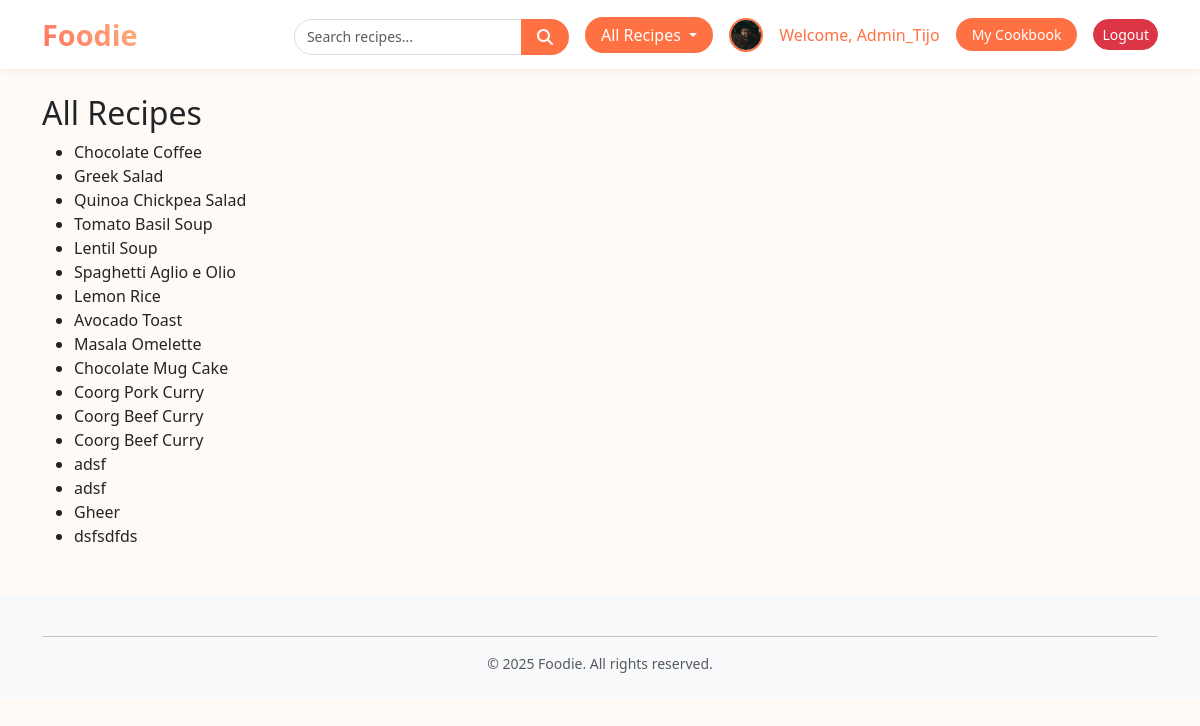
Page /sandbox/ (signed in) on the committed database.
### accounts/models.py (models this page shows, shortened)
class UserProfile(models.Model):
    user = models.OneToOneField(
        User,
        on_delete=models.CASCADE,
        related_name='profile'
    )
    bio = models.TextField(blank=True, null=True)
    date_created = models.DateTimeField(auto_now_add=True)
    profile_photo = models.ImageField(
        upload_to='profile/',
        blank=True,
        null=True
    )

### recipes/models.py (models this page shows, shortened)
class Recipe(models.Model):
    name = models.CharField(max_length=100)
    description = models.TextField(null=True, blank=True)
    ingredients = models.TextField()
    directions = models.TextField()
    date_added = models.DateTimeField(auto_now_add=True, null=True, blank=True)
    category = models.ForeignKey(Category, on_delete=models.CASCADE)
    image = models.ImageField(
        upload_to='recipe_images/',  # path inside media folder
        null=True,                   # optional
         blank=True )
    user = models.ForeignKey(User, on_delete=models.CASCADE, related_name='recipes', null=True, default=1)
    favorited_by = models.ManyToManyField(
        User,
        related_name="favorite_recipes",
        blank=True
    )
    class Meta:
        ordering = ['date_added']

### sandbox/views.py (the view)
# urls.py: path("", RecipeListView.as_view(), name="recipe-list"),
class RecipeListView(ListView):
    model = Recipe                       # which model to fetch data from
    template_name = "sandbox/index.html" # which template to render
    context_object_name = "recipes"      # variable name in the template

### recipes/forms.py
class SearchForm(forms.Form):
    query = forms.CharField(
        label='',
        widget=forms.TextInput(attrs={
            'placeholder': 'Search recipes',
            'class': 'form-control me-2'  # Bootstrap class for styling
        })
    )

### recipes/context_processors.py (called while the page is built)
def search_form(request):
    return {'search_form': SearchForm()}

### sandbox/templates/sandbox/index.html (shortened to what this page needs)
{% extends "base.html" %} {% load static %} {% load humanize %}
{% block content%}
<h2>All Recipes</h2>
<ul>
  {% for recipe in recipes %}
  <li>{{ recipe.name }}</li>
  {% empty %}
  <li>No recipes available.</li>
  {% endfor %}
</ul>
{% endblock content %}

### templates/base.html (shortened to what this page needs)
{% load static %} {% load django_bootstrap5 %}
<!DOCTYPE html>
<html lang="en">
  <head>
    {% bootstrap_css %}
    <link
      href="https://cdnjs.cloudflare.com/ajax/libs/font-awesome/6.5.0/css/all.min.css"
      rel="stylesheet"
    />
  </head>
  <body>
    <header>
      <nav class="navbar navbar-expand-lg navbar-light fixed-top">
        <div class="container">
          <a class="navbar-brand" href="{% url 'foodie_app:index' %}">Foodie</a>
          <div class="collapse navbar-collapse" id="mainNav">
            <ul class="navbar-nav ms-auto">
              <li class="nav-item">
                <form
                  class="d-flex navbar-search ms-2"
                  action="{% url 'recipes:search_results' %}"
                  method="get"
                >
                  <div class="input-group">
                    <input
                      type="text"
                      name="query"
                      class="form-control form-control-sm search-input"
                      mt-3px
                      placeholder="Search recipes..."
                      value="{{ request.GET.query }}"
                    />
                    <button class="btn btn-foodie" type="submit">
                      <i class="fa fa-search"></i>
                    </button>
                  </div>
                </form>
              </li>
              <li class="nav-item dropdown">
                {% if user.is_authenticated %}
                <a
                  class="btn btn-foodie dropdown-toggle mx-2"
                  href="#"
                  id="recipesDropdown"
                  role="button"
                  data-bs-toggle="dropdown"
                  aria-expanded="false"
                >
                  All Recipes
                </a>
                {% endif %}
              </li>
              {% if user.is_authenticated %}
              <li class="nav-item d-flex align-items-center">
                {% if user.profile.profile_photo %}
                <img
                  src="{{ user.profile.profile_photo.url }}"
                  alt="profile photo"
                  style="
                    width: 34px;
                    height: 34px;
                    border-radius: 50%;
                    margin-right: 8px;
                    border: 2px solid #ff7043;
                  "
                />
                {% endif %}
              </li>
              <li class="nav-item d-flex align-items-center">
                <span class="navbar-text">
                  Welcome,
                  <a href="{% url 'accounts:edit_user_profile' %}"
                    >{{ user.username }}</a
                  >
                </span>
              </li>
              <li class="nav-item">
                <a
                  class="btn btn-foodie btn-sm mx-2"
                  href="{% url 'recipes:favorite_recipes' %}"
                  >My Cookbook</a
                >
              </li>
              <li class="nav-item d-flex align-items-center">
                <form
                  method="post"
                  action="{% url 'accounts:logout' %}"
                  class="d-inline"
                >
                  <button type="submit" class="btn btn-danger btn-sm">
                    Logout
                  </button>
                </form>
              </li>
              {% endif %}
            </ul>
          </div>
        </div>
      </nav>
    </header>
    <main class="container mt-4">
      {% block content %} {% endblock content %}
    </main>
    <footer class="bg-light mt-5">
  <div class="container py-4 text-center">
    <hr class="mb-3">
    <p class="mb-0 small text-muted">&copy; 2025 Foodie. All rights reserved.</p>
  </div>
</footer>
  </body>
</html>

### templates/base.html (style rules this page uses)
body { padding-top: 70px; background-color: #fffaf5; font-family: "Segoe UI", sans-serif; }
footer p { margin: 0; }
.navbar { background-color: #ffffff !important; box-shadow: 0 2px 6px rgba(0, 0, 0, 0.05); }
.navbar-brand { font-weight: bold; font-size: 1.8rem; background: linear-gradient(45deg, #ff6f61, #feb47b); -webkit-background-clip: text; -webkit-text-fill-color: transparent; }
.navbar-nav { display: flex; align-items: center; gap: 0.5rem; }
.btn-foodie { background-color: #ff7043; color: white !important; border: none; border-radius: 20px; padding: 6px 16px; transition: background-color 0.3s ease; }
.btn-danger { border-radius: 20px; }
.navbar-text { font-weight: 500; color: #ff7043; }
.navbar-text a { color: #ff7043; text-decoration: none; }
.search-input { border-radius: 20px; border: 1px solid #ddd; padding: 6px 12px; outline: none; transition: border-color 0.3s ease, box-shadow 0.3s ease; }
.navbar-search { margin-top: 4px; }

### rows in the picture
Recipe: name "Chocolate Coffee"
Recipe: name "Greek Salad"
Recipe: name "Quinoa Chickpea Salad"
Recipe: name "Tomato Basil Soup"
Recipe: name "Lentil Soup"
Recipe: name "Spaghetti Aglio e Olio"
Recipe: name "Lemon Rice"
Recipe: name "Avocado Toast"
Recipe: name "Masala Omelette"
Recipe: name "Chocolate Mug Cake"
Recipe: name "Coorg Pork Curry"
Recipe: name "Coorg Beef Curry"
Recipe: name "Coorg Beef Curry"
Recipe: name "adsf"
Recipe: name "adsf"
Recipe: name "Gheer"
Recipe: name "dsfsdfds"

### other values in the picture
{{ user.username }} "Admin_Tijo"
